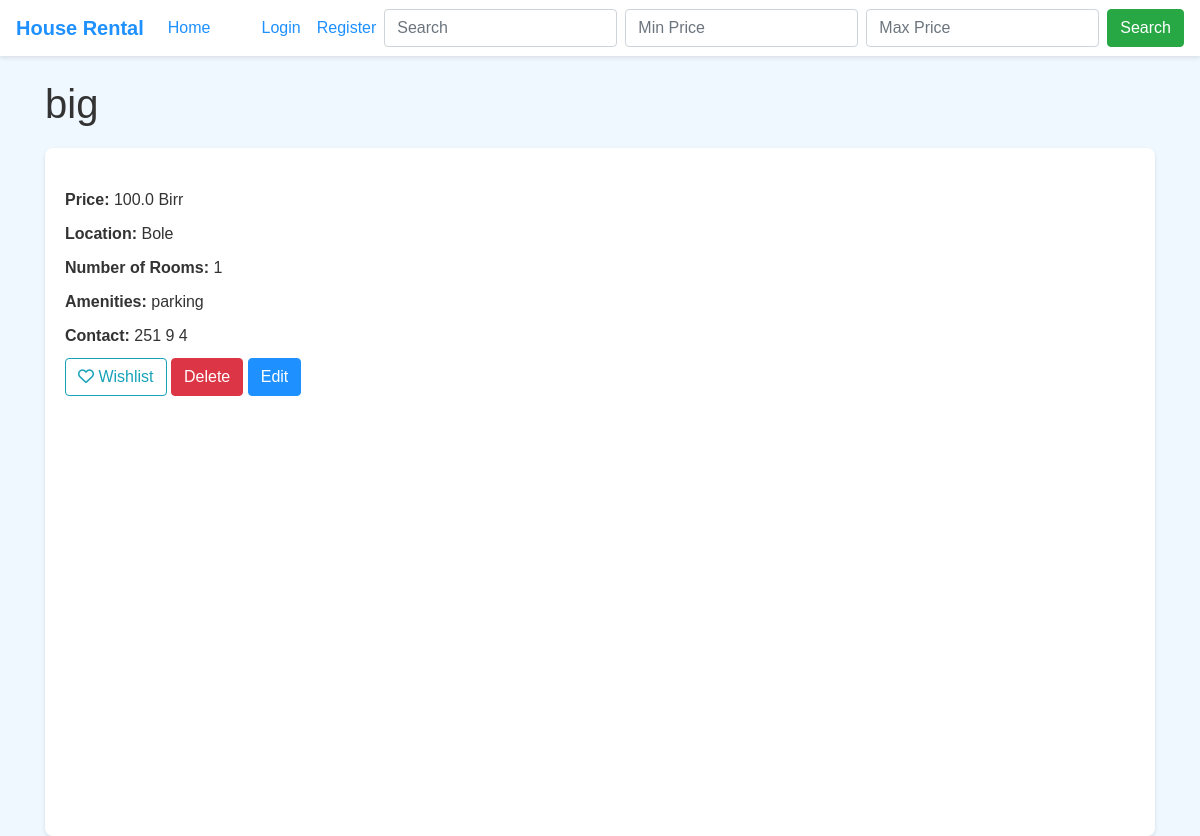
The app's page /listing/2, older data.
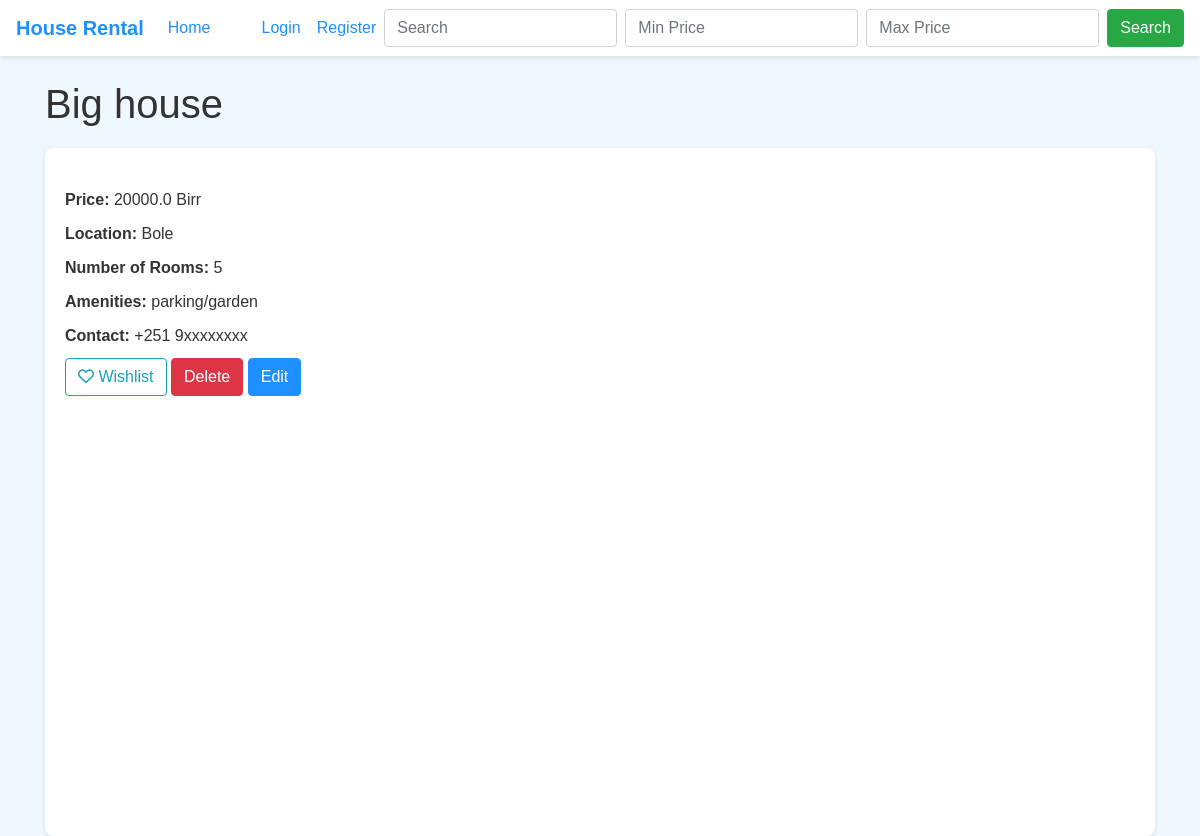
The same page, newer data.
### app.py (models this page shows)
class HouseListing(db.Model):
    id = db.Column(db.Integer, primary_key=True)
    title = db.Column(db.String(100), nullable=False)
    price = db.Column(db.Float, nullable=False)
    location = db.Column(db.String(100), nullable=False)
    number_of_rooms = db.Column(db.Integer, nullable=False)
    amenities = db.Column(db.String(200))
    user_id = db.Column(db.Integer, db.ForeignKey('user.id'), nullable=False)
    contact = db.Column(db.String(100))
    images = db.relationship('Image', backref='house_listing', lazy=True)
    screenshot = db.relationship('Screenshot', backref='house_listing', lazy=True)
    payDate = db.Column(db.String, nullable=True)

### app.py (the view)
@app.route('/listing/<int:id>')
def listing(id):
    house = HouseListing.query.get_or_404(id)
    return render_template('listing.html', house=house)

### templates/listing.html (shortened to what this page needs)
{% extends 'base.html' %} {% block content %}
<h1>{{ house.title }}</h1>
<div class="house-listing">
  <p><strong>Price:</strong> {{ house.price }} Birr</p>
  <p><strong>Location:</strong> {{ house.location }}</p>
  <p><strong>Number of Rooms:</strong> {{ house.number_of_rooms }}</p>
  <p><strong>Amenities:</strong> {{ house.amenities }}</p>
  <p><strong>Contact:</strong> {{ house.contact }}</p>
  <a
    href="{{ url_for('add_to_wishlist', listing_id=house.id) }}"
    class="btn btn-outline-info"
    ><i class="far fa-heart"></i> Wishlist</a
  >
  <form
    method="DELETE"
    action="{{ url_for('delete_listing', listing_id=house.id) }}"
    style="display: inline-block"
  >
    <button
      type="submit"
      class="btn btn-danger"
      onclick="return confirm('Are you sure you want to delete this listing?')"
    >
      Delete
    </button>
  </form>
  <a href="{{ url_for('edit_listing', id=house.id) }}" class="btn btn-primary"
    >Edit</a
  >
  <div id="map"></div>
</div>
{% endblock %}

### templates/base.html (shortened to what this page needs)
<!DOCTYPE html>
<html lang="en">
<head>
    <link rel="stylesheet" href="https://stackpath.bootstrapcdn.com/bootstrap/4.5.2/css/bootstrap.min.css">
    <link rel="stylesheet" href="{{ url_for('static', filename='style.css') }}">
    <link rel="stylesheet" href="https://cdnjs.cloudflare.com/ajax/libs/font-awesome/6.0.0/css/all.min.css" />
</head>
<body>
    <nav class="navbar navbar-expand-lg navbar-dark bg-primary">
        <a class="navbar-brand" href="{{ url_for('home') }}">House Rental</a>
        <div class="collapse navbar-collapse" id="navbarNav">
            <ul class="navbar-nav mr-auto">
                <li class="nav-item">
                    <a class="nav-link" href="{{ url_for('home') }}">Home</a>
                </li>
            </ul>
            <ul class="navbar-nav">
              {% if current_user.is_authenticated %}
                <li class="nav-item">
                    <a class="nav-link" href="{{ url_for('logout') }}" onclick="return confirmLogout()">Logout</a>
                </li>
              {% else %}
                <li class="nav-item">
                    <a class="nav-link" href="{{ url_for('login') }}">Login</a>
                </li>
                <li class="nav-item">
                    <a class="nav-link" href="{{ url_for('register') }}">Register</a>
                </li>
              {% endif %}
            </ul>
            <form class="form-inline my-2 my-lg-0" action="{{ url_for('search') }}" method="get">
                <input class="form-control mr-sm-2" type="search" placeholder="Search" aria-label="Search" name="query">
                <input class="form-control mr-sm-2" type="number" placeholder="Min Price" name="min_price">
                <input class="form-control mr-sm-2" type="number" placeholder="Max Price" name="max_price">
                <button class="btn btn-success my-2 my-sm-0" type="submit">Search</button>
            </form>
        </div>
    </nav>
    <div class="container mt-4">
        {% block content %}{% endblock %}
    </div>
</body>
</html>

### static/style.css (style rules this page uses)
body { font-family: Arial, sans-serif; background-color: #f0f8ff; color: #333; }
.navbar { margin-bottom: 20px; background-color: #ffffff !important; box-shadow: 0 2px 4px rgba(0, 0, 0, 0.1); }
.navbar-brand { color: #1e90ff !important; font-weight: bold; }
.nav-link { color: #1e90ff !important; }
.btn-primary { background-color: #1e90ff; border-color: #1e90ff; }
.house-listing { margin-top: 20px; padding: 20px; background-color: #fff; border-radius: 8px; box-shadow: 0 2px 4px rgba(0, 0, 0, 0.1); }
.house-listing p { margin-bottom: 10px; }
#map { height: 400px; width: 100%; margin-top: 20px; }

Row changes from the older to the newer data that the page shows:
changed HouseListing "Bole": title "big" → "Big house"; price "100.0" → "20000.0"; number_of_rooms "1" → "5"; amenities "parking" → "parking/garden"; contact "251 9 4" → "+251 9xxxxxxxx"
